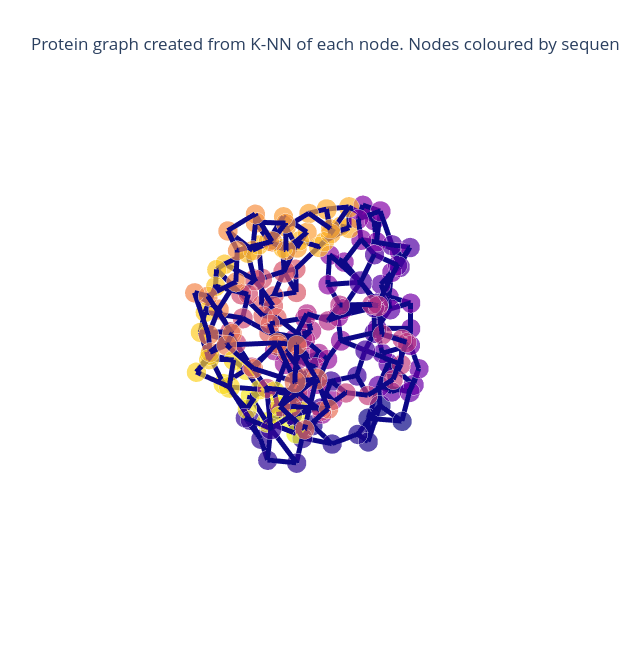

Source (notebook cell):
### Code cell
from functools import partial
from graphein.protein.edges.distance import add_k_nn_edges

new_edge_funcs = {"edge_construction_functions": [partial(add_k_nn_edges, k=3, long_interaction_threshold=0)]}
config = ProteinGraphConfig(**new_edge_funcs)

g = construct_graph(config=config, pdb_code="3eiy")
p = plotly_protein_structure_graph(
    g,
    colour_edges_by="kind",
    colour_nodes_by="seq_position",
    label_node_ids=False,
    plot_title="Protein graph created from K-NN of each node. Nodes coloured by sequence position",
    node_size_multiplier=1
    )
p.show()

### Figure 1 — Plotly figure (JSON) as saved in the notebook; plotly's stock layout.template omitted (floating-point values rounded to 4 significant figures; data arrays with more than 128 entries replaced by an {"elided": "..."} marker saying what was removed)
{"data": [{"hoverinfo": "text+x+y+z", "marker": {"color": {"elided": "174x4 float values"}, "opacity": 0.7, "size": {"elided": "174 int values"}, "symbol": "circle"}, "mode": "markers", "text": {"elided": "174 str values"}, "type": "scatter3d", "x": {"elided": "174 float values"}, "y": {"elided": "174 float values"}, "z": {"elided": "174 float values"}}, {"hoverinfo": "text", "line": {"color": {"elided": "903x4 float values"}, "width": 10}, "mode": "lines", "text": {"elided": "903 str values"}, "type": "scatter3d", "x": {"elided": "903 float values"}, "y": {"elided": "903 float values"}, "z": {"elided": "903 float values"}}], "layout": {"height": 650, "margin": {"t": 100}, "scene": {"xaxis": {"showbackground": false, "showgrid": false, "showline": false, "showticklabels": false, "title": {"text": ""}, "zeroline": false}, "yaxis": {"showbackground": false, "showgrid": false, "showline": false, "showticklabels": false, "title": {"text": ""}, "zeroline": false}, "zaxis": {"showbackground": false, "showgrid": false, "showline": false, "showticklabels": false, "title": {"text": ""}, "zeroline": false}}, "showlegend": false, "title": {"text": "Protein graph created from K-NN of each node. Nodes coloured by sequence position"}, "width": 620}}
